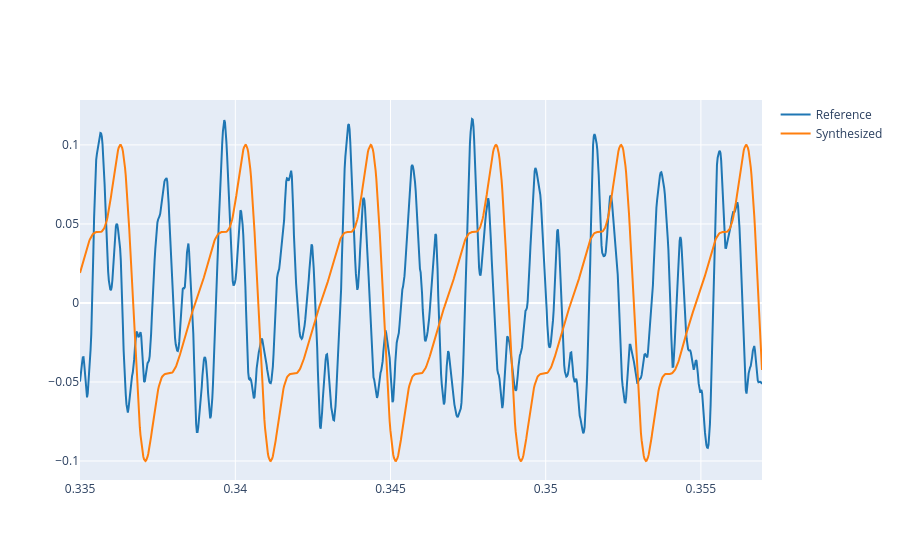

The code cell stored with this chart in its notebook:
### Markdown cell above
3.2. Now, define a harmonic signal, `y` whose fundamental frequency is the defined in Lab 1. Go step by step adding a new harmonic in each step. Plot both signals (the reference and the synthesized) and try to reproduce the shape of the reference signal.

**Note 1**: in order to have a similar shape, we need to select the amplitudes and phases carefully. One way to do this is to define the harmonic signal as follows:

$$y(t) = \sum_{k=1}^K A_k\cos\left(2\pi kf_0 t + k \phi - (k-1)\pi/2 \right), $$

where $K$ is the number of harmonics, $f_0$ is the fundamental frequency, $A_k$ is the amplitude (weight) of each harmonic and $\phi$ is the phase of the signal (defined in Lab1 Ex 2.4).

**Note 2**:
Define the $A_k$ values relative to the fundamental frequency. This means to define $A_1=1$ and the others less than 1. You can use Audacity to plot the spectrum of the fragment selected of the reference audio and measure the relative amplitudes of the harmonics.

**Note 3**: Normalize the amplitude of the signal by the same amplitude of the reference. For instance, if the amplitude of the reference signal is 0.33, you can normalize the syntesized signal by first dividing by its maximum and then multiplyng by 0.33:

```
y = 0.33 * y / np.amax(y)
```

### Code cell
t = np.arange(len(ref)) / fs
y = np.zeros_like(t)

A_k = [0.044, 0.02, 0.0158, 0.0087, 0.0012] # we obtained this values by checking the spectrum analyzer on audacity
K = len(A_k)

for k in range(1, K+1):
    # we create the wave with every amplitude
    y += A_k[k-1] * np.cos(2*np.pi*k*f0*t + k*phi - (k-1)*np.pi/2)

ref_amp = 0.1
y = ref_amp * y / np.amax(np.abs(y))

t_start = 0.335
t_end = 0.357
plot_signals([ref, y], fs, t_start, t_end, name=['Reference', 'Synthesized'])

### Figure 1 — Plotly figure (JSON) as saved in the notebook; plotly's stock layout.template omitted (floating-point values rounded to 4 significant figures; data arrays with more than 128 entries replaced by an {"elided": "..."} marker saying what was removed)
{"data": [{"line": {"color": "#1f77b4", "shape": "linear"}, "mode": "lines", "name": "Reference", "type": "scatter", "x": {"elided": "970 float values"}, "y": {"elided": "970 float values"}}, {"line": {"color": "#ff7f0e", "shape": "linear"}, "mode": "lines", "name": "Synthesized", "type": "scatter", "x": {"elided": "970 float values"}, "y": {"elided": "970 float values"}}], "layout": {}}
